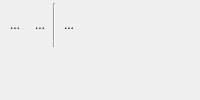
  <widget class="QDockWidget" name="dwBufferView" >
   <property name="windowIcon" >
    <iconset/>
   </property>
   <property name="autoFillBackground" >
    <bool>true</bool>
   </property>
   <property name="windowTitle" >
    <string>GL Buffer View</string>
   </property>
   <attribute name="dockWidgetArea" >
    <number>1</number>
   </attribute>
   <widget class="QWidget" name="dockWidgetContents_7" >
    <layout class="QVBoxLayout" >
     <property name="spacing" >
      <number>0</number>
     </property>
     <property name="leftMargin" >
      <number>0</number>
     </property>
     <property name="topMargin" >
      <number>0</number>
     </property>
     <property name="rightMargin" >
      <number>0</number>
     </property>
     <property name="bottomMargin" >
      <number>0</number>
     </property>
     <item>
      <widget class="QFrame" name="frame_4" >
       <property name="maximumSize" >
        <size>
         <width>16777215</width>
         <height>16777215</height>
        </size>
       </property>
       <property name="frameShape" >
        <enum>QFrame::NoFrame</enum>
       </property>
       <property name="frameShadow" >
        <enum>QFrame::Raised</enum>
       </property>
       <layout class="QHBoxLayout" >
        <property name="spacing" >
         <number>1</number>
        </property>
        <property name="leftMargin" >
         <number>3</number>
        </property>
        <property name="topMargin" >
         <number>3</number>
        </property>
        <property name="rightMargin" >
         <number>3</number>
        </property>
        <property name="bottomMargin" >
         <number>3</number>
        </property>
        <item>
         <widget class="QToolButton" name="tbBVCapture" >
          <property name="toolTip" >
           <string>capture</string>
          </property>
          <property name="text" >
           <string>...</string>
          </property>
          <property name="icon" >
           <iconset resource="../glslDevil.qrc" >:/icons/icons/buffer-view-capture_32.png</iconset>
          </property>
          <property name="checkable" >
           <bool>false</bool>
          </property>
          <property name="autoRaise" >
           <bool>true</bool>
          </property>
         </widget>
        </item>
        <item>
         <widget class="QToolButton" name="tbBVCaptureAutomatic" >
          <property name="toolTip" >
           <string>automatic capture</string>
          </property>
          <property name="text" >
           <string>...</string>
          </property>
          <property name="icon" >
           <iconset resource="../glslDevil.qrc" >:/icons/icons/buffer-view-auto-capture_32.png</iconset>
          </property>
          <property name="checkable" >
           <bool>true</bool>
          </property>
          <property name="checked" >
           <bool>false</bool>
          </property>
          <property name="autoRaise" >
           <bool>true</bool>
          </property>
         </widget>
        </item>
        <item>
         <widget class="Line" name="line_7" >
          <property name="orientation" >
           <enum>Qt::Vertical</enum>
          </property>
         </widget>
        </item>
        <item>
         <widget class="QToolButton" name="tbBVSave" >
          <property name="toolTip" >
           <string>save buffer as image</string>
          </property>
          <property name="text" >
           <string>...</string>
          </property>
          <property name="icon" >
           <iconset resource="../glslDevil.qrc" >:/icons/icons/buffer-view-save-as_32.png</iconset>
          </property>
          <property name="autoRaise" >
           <bool>true</bool>
          </property>
         </widget>
        </item>
        <item>
         <spacer>
          <property name="orientation" >
           <enum>Qt::Horizontal</enum>
          </property>
          <property name="sizeHint" >
           <size>
            <width>40</width>
            <height>20</height>
           </size>
          </property>
         </spacer>
        </item>
       </layout>
      </widget>
     </item>
     <item>
      <widget class="QFrame" name="fContent" >
       <property name="frameShape" >
        <enum>QFrame::NoFrame</enum>
       </property>
       <property name="frameShadow" >
        <enum>QFrame::Raised</enum>
       </property>
      </widget>
     </item>
    </layout>
   </widget>
  </widget>
